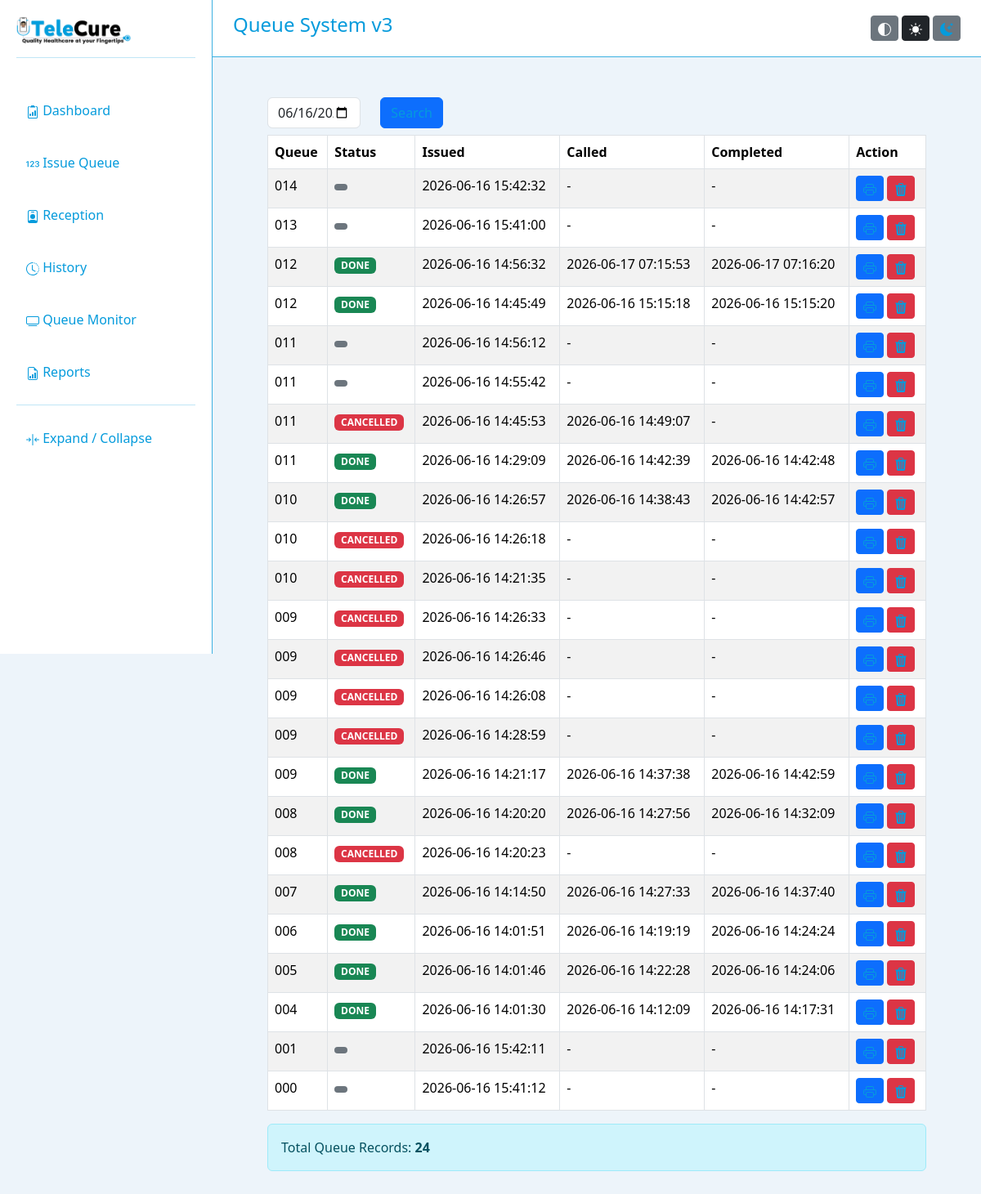
Page /history.php?date=2026-06-16 on the committed database.
### tables this page shows
CREATE TABLE `queues` (
  `id` int(11) NOT NULL,
  `queue_number` int(11) NOT NULL,
  `queue_date` date NOT NULL,
  `issued_at` datetime DEFAULT current_timestamp(),
  `printed` tinyint(1) DEFAULT 0,
  `status` enum('waiting','called','done','cancelled','archived') DEFAULT 'waiting',
  `called_at` datetime DEFAULT NULL,
  `completed_at` datetime DEFAULT NULL
);

### history.php (the view, shortened to what this page needs)
<?php
include 'database/config.php';
$date = isset($_GET['date'])
? $_GET['date']
: date('Y-m-d');
$history = $conn->query("
SELECT *
FROM queues
WHERE queue_date='$date'
AND status <> 'archived'
ORDER BY queue_number DESC
");
$totalToday = $conn->query("
SELECT COUNT(*) total
FROM queues
WHERE queue_date='$date'
AND status <> 'archived'
")->fetch_assoc()['total'];
?>
<!DOCTYPE html>
<html>
<head>
<link href="https://cdn.jsdelivr.net/npm/bootstrap@5.3.3/dist/css/bootstrap.min.css" rel="stylesheet">
<link rel="stylesheet" href="assets/css/theme.css">
<link href="assets/css/styles.css" rel="stylesheet">
</head>
<body>
<?php include 'components/sidebar.php'; ?>
<?php include 'components/header.php'; ?>
<div class="container mt-4">
<div class="main-content">
<form method="GET">
<div class="row mb-2">
<div class="col-md-2">
<input
type="date"
name="date"
class="form-control"
value="<?= $date ?>">
</div>
<div class="col-md-2">
<button
class="btn btn-primary">
Search
</button>
</div>
</div>
</form>
<table class="table table-bordered table-striped">
<thead>
<tr>
<th>Queue</th>
<th>Status</th>
<th>Issued</th>
<th>Called</th>
<th>Completed</th>
<th>Action</th>
</tr>
</thead>
<tbody>
<?php while($row = $history->fetch_assoc()): ?>
<tr>
<td>
<?= str_pad(
$row['queue_number'],
3,
'0',
STR_PAD_LEFT
); ?>
</td>
<td>
<?php
$statusClass = match($row['status']){
'done' => 'success',
'called' => 'primary',
'waiting' => 'warning',
'cancelled' => 'danger',
default => 'secondary'
};
?>
<span class="badge bg-<?= $statusClass; ?>">
<?= strtoupper($row['status']); ?>
</span>
</td>
<td>
<?= $row['issued_at']; ?>
</td>
<td>
<?= $row['called_at']
? $row['called_at']
: '-'; ?>
</td>
<td>
<?= $row['completed_at']
? $row['completed_at']
: '-'; ?>
</td>
<td>
<a
class="btn btn-sm btn-primary"
href="reprint.php?id=<?= $row['id']; ?>" target="_blank">
</a>
<a
class="btn btn-danger btn-sm"
onclick="archiveQueue(<?= $row['id']; ?>)">
</a>
</td>
</tr>
<?php endwhile; ?>
</tbody>
</table>
<div class="alert alert-info">
Total Queue Records:
<strong><?= $totalToday ?></strong>
</div>
</div>
</div>
</body>
</html>

### assets/css/theme.css (style rules this page uses)
body { background: var(--bg); color: var(--text); transition: .3s; }
.main-content { margin-left: 260px; padding: 25px; transition: all .3s ease; }

### assets/css/styles.css (style rules this page uses)
body { background:#edf4fa; font-family:Segoe UI; }

### rows in the picture
queues: queue_number "014", issued_at "2026-06-16 15:42:32"
queues: queue_number "013", issued_at "2026-06-16 15:41:00"
queues: queue_number "012", status "DONE", issued_at "2026-06-16 14:56:32", called_at "2026-06-17 07:15:53", completed_at "2026-06-17 07:16:20"
queues: queue_number "012", status "DONE", issued_at "2026-06-16 14:45:49", called_at "2026-06-16 15:15:18", completed_at "2026-06-16 15:15:20"
queues: queue_number "011", issued_at "2026-06-16 14:56:12"
queues: queue_number "011", issued_at "2026-06-16 14:55:42"
queues: queue_number "011", status "CANCELLED", issued_at "2026-06-16 14:45:53", called_at "2026-06-16 14:49:07"
queues: queue_number "011", status "DONE", issued_at "2026-06-16 14:29:09", called_at "2026-06-16 14:42:39", completed_at "2026-06-16 14:42:48"
queues: queue_number "010", status "DONE", issued_at "2026-06-16 14:26:57", called_at "2026-06-16 14:38:43", completed_at "2026-06-16 14:42:57"
queues: queue_number "010", status "CANCELLED", issued_at "2026-06-16 14:26:18"
queues: queue_number "010", status "CANCELLED", issued_at "2026-06-16 14:21:35"
queues: queue_number "009", status "CANCELLED", issued_at "2026-06-16 14:26:33"
queues: queue_number "009", status "CANCELLED", issued_at "2026-06-16 14:26:46"
queues: queue_number "009", status "CANCELLED", issued_at "2026-06-16 14:26:08"
queues: queue_number "009", status "CANCELLED", issued_at "2026-06-16 14:28:59"
queues: queue_number "009", status "DONE", issued_at "2026-06-16 14:21:17", called_at "2026-06-16 14:37:38", completed_at "2026-06-16 14:42:59"
queues: queue_number "008", status "DONE", issued_at "2026-06-16 14:20:20", called_at "2026-06-16 14:27:56", completed_at "2026-06-16 14:32:09"
queues: queue_number "008", status "CANCELLED", issued_at "2026-06-16 14:20:23"
queues: queue_number "007", status "DONE", issued_at "2026-06-16 14:14:50", called_at "2026-06-16 14:27:33", completed_at "2026-06-16 14:37:40"
queues: queue_number "006", status "DONE", issued_at "2026-06-16 14:01:51", called_at "2026-06-16 14:19:19", completed_at "2026-06-16 14:24:24"
queues: queue_number "005", status "DONE", issued_at "2026-06-16 14:01:46", called_at "2026-06-16 14:22:28", completed_at "2026-06-16 14:24:06"
queues: queue_number "004", status "DONE", issued_at "2026-06-16 14:01:30", called_at "2026-06-16 14:12:09", completed_at "2026-06-16 14:17:31"
queues: queue_number "001", issued_at "2026-06-16 15:42:11"
queues: queue_number "000", issued_at "2026-06-16 15:41:12"

### other values in the picture
$totalToday "24"
